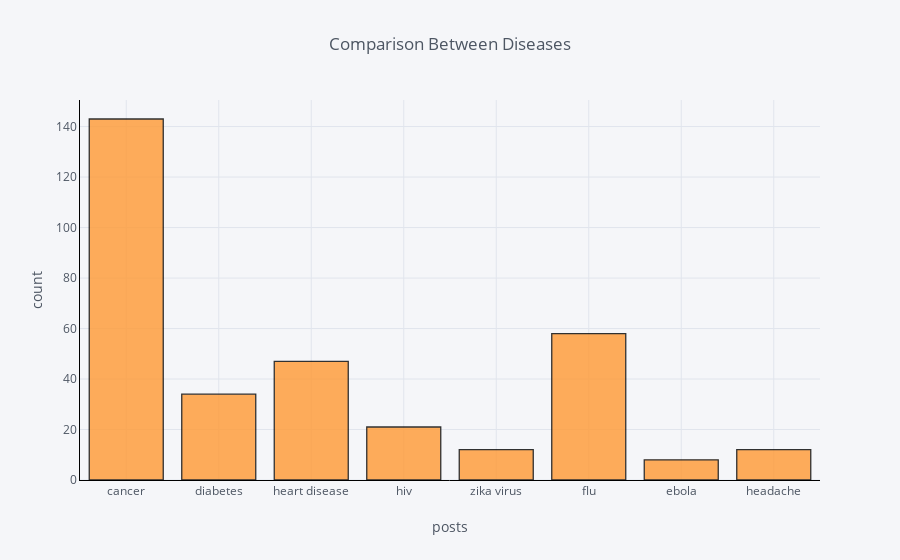

Source (notebook cell):
### Code cell
df['type'].iplot(
    kind='hist',
    bins=20,
    xTitle='posts',
    linecolor='black',
    yTitle='count',
    title='Comparison Between Diseases')

### Figure 1 — Plotly figure (JSON) as saved in the notebook; plotly's stock layout.template omitted (floating-point values rounded to 4 significant figures; data arrays with more than 128 entries replaced by an {"elided": "..."} marker saying what was removed)
{"data": [{"histfunc": "count", "histnorm": "", "marker": {"color": "rgba(255, 153, 51, 1.0)", "line": {"color": "#000000", "width": 1.3}}, "name": "type", "nbinsx": 20, "opacity": 0.8, "orientation": "v", "type": "histogram", "uid": "d0862432-4e8f-4da7-a8cb-f8baf518667f", "x": {"elided": "5109 str values"}}], "layout": {"barmode": "overlay", "legend": {"bgcolor": "#F5F6F9", "font": {"color": "#4D5663"}}, "paper_bgcolor": "#F5F6F9", "plot_bgcolor": "#F5F6F9", "title": {"font": {"color": "#4D5663"}, "text": "Comparison Between Diseases"}, "xaxis": {"gridcolor": "#E1E5ED", "linecolor": "black", "showgrid": true, "tickfont": {"color": "#4D5663"}, "title": {"font": {"color": "#4D5663"}, "text": "posts"}, "zerolinecolor": "#E1E5ED"}, "yaxis": {"gridcolor": "#E1E5ED", "linecolor": "black", "showgrid": true, "tickfont": {"color": "#4D5663"}, "title": {"font": {"color": "#4D5663"}, "text": "count"}, "zerolinecolor": "#E1E5ED"}}}
